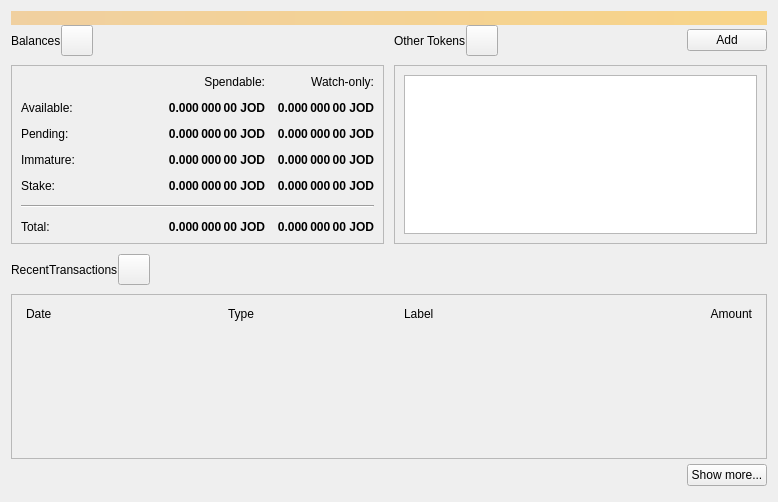
<?xml version="1.0" encoding="UTF-8"?>
<ui version="4.0">
 <class>OverviewPage</class>
 <widget class="QWidget" name="OverviewPage">
  <property name="geometry">
   <rect>
    <x>0</x>
    <y>0</y>
    <width>778</width>
    <height>502</height>
   </rect>
  </property>
  <property name="windowTitle">
   <string>Form</string>
  </property>
  <layout class="QVBoxLayout" name="topLayout">
   <property name="spacing">
    <number>0</number>
   </property>
   <item>
    <widget class="QLabel" name="labelAlerts">
     <property name="visible">
      <bool>false</bool>
     </property>
     <property name="styleSheet">
      <string notr="true">QLabel { background-color: qlineargradient(x1: 0, y1: 0, x2: 1, y2: 0, stop:0 #F0D0A0, stop:1 #F8D488); color:#000000; }</string>
     </property>
     <property name="wordWrap">
      <bool>true</bool>
     </property>
     <property name="margin">
      <number>3</number>
     </property>
     <property name="textInteractionFlags">
      <set>Qt::TextSelectableByMouse</set>
     </property>
    </widget>
   </item>
   <item>
    <layout class="QGridLayout" name="gridLayout_2">
     <item row="0" column="2">
      <layout class="QHBoxLayout" name="horizontalLayout_4">
       <property name="bottomMargin">
        <number>9</number>
       </property>
       <item>
        <widget class="QLabel" name="labelTokens">
         <property name="text">
          <string>Other Tokens</string>
         </property>
        </widget>
       </item>
       <item>
        <widget class="QToolButton" name="labelTokenStatus">
         <property name="toolTip">
          <string>The displayed information may be out of date. Your wallet automatically synchronizes with the Qtum network after a connection is established, but this process has not completed yet.</string>
         </property>
         <property name="text">
          <string/>
         </property>
         <property name="iconSize">
          <size>
           <width>24</width>
           <height>24</height>
          </size>
         </property>
         <property name="flat" stdset="0">
          <bool>false</bool>
         </property>
        </widget>
       </item>
       <item>
        <spacer name="horizontalSpacer_7">
         <property name="orientation">
          <enum>Qt::Horizontal</enum>
         </property>
         <property name="sizeHint" stdset="0">
          <size>
           <width>40</width>
           <height>20</height>
          </size>
         </property>
        </spacer>
       </item>
       <item>
        <widget class="QPushButton" name="buttonAddToken">
         <property name="text">
          <string>Add</string>
         </property>
        </widget>
       </item>
      </layout>
     </item>
     <item row="1" column="2">
      <widget class="QFrame" name="frameOtherTokens">
       <property name="minimumSize">
        <size>
         <width>0</width>
         <height>100</height>
        </size>
       </property>
       <property name="frameShape">
        <enum>QFrame::StyledPanel</enum>
       </property>
       <property name="frameShadow">
        <enum>QFrame::Raised</enum>
       </property>
       <layout class="QVBoxLayout" name="verticalLayout_10">
        <item>
         <widget class="QListView" name="listTokens">
          <property name="enabled">
           <bool>true</bool>
          </property>
         </widget>
        </item>
       </layout>
      </widget>
     </item>
     <item row="1" column="0">
      <widget class="QFrame" name="frameBalances">
       <property name="frameShape">
        <enum>QFrame::StyledPanel</enum>
       </property>
       <property name="frameShadow">
        <enum>QFrame::Raised</enum>
       </property>
       <layout class="QVBoxLayout" name="verticalLayout_4">
        <item>
         <layout class="QGridLayout" name="gridLayout">
          <property name="spacing">
           <number>12</number>
          </property>
          <item row="2" column="3">
           <widget class="QLabel" name="labelWatchPending">
            <property name="font">
             <font>
              <weight>75</weight>
              <bold>true</bold>
             </font>
            </property>
            <property name="cursor">
             <cursorShape>IBeamCursor</cursorShape>
            </property>
            <property name="toolTip">
             <string>Unconfirmed transactions to watch-only addresses</string>
            </property>
            <property name="text">
             <string notr="true">0.000 000 00 JOD</string>
            </property>
            <property name="alignment">
             <set>Qt::AlignRight|Qt::AlignTrailing|Qt::AlignVCenter</set>
            </property>
            <property name="textInteractionFlags">
             <set>Qt::LinksAccessibleByMouse|Qt::TextSelectableByKeyboard|Qt::TextSelectableByMouse</set>
            </property>
           </widget>
          </item>
          <item row="2" column="2">
           <widget class="QLabel" name="labelUnconfirmed">
            <property name="font">
             <font>
              <weight>75</weight>
              <bold>true</bold>
             </font>
            </property>
            <property name="cursor">
             <cursorShape>IBeamCursor</cursorShape>
            </property>
            <property name="toolTip">
             <string>Total of transactions that have yet to be confirmed, and do not yet count toward the spendable balance</string>
            </property>
            <property name="text">
             <string notr="true">0.000 000 00 JOD</string>
            </property>
            <property name="alignment">
             <set>Qt::AlignRight|Qt::AlignTrailing|Qt::AlignVCenter</set>
            </property>
            <property name="textInteractionFlags">
             <set>Qt::LinksAccessibleByMouse|Qt::TextSelectableByKeyboard|Qt::TextSelectableByMouse</set>
            </property>
           </widget>
          </item>
          <item row="3" column="2">
           <widget class="QLabel" name="labelImmature">
            <property name="font">
             <font>
              <weight>75</weight>
              <bold>true</bold>
             </font>
            </property>
            <property name="cursor">
             <cursorShape>IBeamCursor</cursorShape>
            </property>
            <property name="toolTip">
             <string>Mined balance that has not yet matured</string>
            </property>
            <property name="text">
             <string notr="true">0.000 000 00 JOD</string>
            </property>
            <property name="alignment">
             <set>Qt::AlignRight|Qt::AlignTrailing|Qt::AlignVCenter</set>
            </property>
            <property name="textInteractionFlags">
             <set>Qt::LinksAccessibleByMouse|Qt::TextSelectableByKeyboard|Qt::TextSelectableByMouse</set>
            </property>
           </widget>
          </item>
          <item row="3" column="0">
           <widget class="QLabel" name="labelImmatureText">
            <property name="text">
             <string>Immature:</string>
            </property>
           </widget>
          </item>
          <item row="0" column="3">
           <widget class="QLabel" name="labelWatchonly">
            <property name="text">
             <string>Watch-only:</string>
            </property>
            <property name="alignment">
             <set>Qt::AlignRight|Qt::AlignTrailing|Qt::AlignVCenter</set>
            </property>
           </widget>
          </item>
          <item row="1" column="0">
           <widget class="QLabel" name="labelBalanceText">
            <property name="text">
             <string>Available:</string>
            </property>
           </widget>
          </item>
          <item row="1" column="2">
           <widget class="QLabel" name="labelBalance">
            <property name="font">
             <font>
              <weight>75</weight>
              <bold>true</bold>
             </font>
            </property>
            <property name="cursor">
             <cursorShape>IBeamCursor</cursorShape>
            </property>
            <property name="toolTip">
             <string>Your current spendable balance</string>
            </property>
            <property name="text">
             <string notr="true">0.000 000 00 JOD</string>
            </property>
            <property name="alignment">
             <set>Qt::AlignRight|Qt::AlignTrailing|Qt::AlignVCenter</set>
            </property>
            <property name="textInteractionFlags">
             <set>Qt::LinksAccessibleByMouse|Qt::TextSelectableByKeyboard|Qt::TextSelectableByMouse</set>
            </property>
           </widget>
          </item>
          <item row="1" column="3">
           <widget class="QLabel" name="labelWatchAvailable">
            <property name="font">
             <font>
              <weight>75</weight>
              <bold>true</bold>
             </font>
            </property>
            <property name="cursor">
             <cursorShape>IBeamCursor</cursorShape>
            </property>
            <property name="toolTip">
             <string>Your current balance in watch-only addresses</string>
            </property>
            <property name="text">
             <string notr="true">0.000 000 00 JOD</string>
            </property>
            <property name="alignment">
             <set>Qt::AlignRight|Qt::AlignTrailing|Qt::AlignVCenter</set>
            </property>
            <property name="textInteractionFlags">
             <set>Qt::LinksAccessibleByMouse|Qt::TextSelectableByKeyboard|Qt::TextSelectableByMouse</set>
            </property>
           </widget>
          </item>
          <item row="2" column="0">
           <widget class="QLabel" name="labelPendingText">
            <property name="text">
             <string>Pending:</string>
            </property>
           </widget>
          </item>
          <item row="0" column="2">
           <widget class="QLabel" name="labelSpendable">
            <property name="text">
             <string>Spendable:</string>
            </property>
            <property name="alignment">
             <set>Qt::AlignRight|Qt::AlignTrailing|Qt::AlignVCenter</set>
            </property>
           </widget>
          </item>
          <item row="4" column="0">
           <widget class="QLabel" name="labelStakeText">
            <property name="text">
             <string>Stake:</string>
            </property>
           </widget>
          </item>
          <item row="4" column="2">
           <widget class="QLabel" name="labelStake">
            <property name="font">
             <font>
              <weight>75</weight>
              <bold>true</bold>
             </font>
            </property>
            <property name="text">
             <string>0.000 000 00 JOD</string>
            </property>
            <property name="alignment">
             <set>Qt::AlignRight|Qt::AlignTrailing|Qt::AlignVCenter</set>
            </property>
            <property name="textInteractionFlags">
             <set>Qt::LinksAccessibleByMouse|Qt::TextSelectableByKeyboard|Qt::TextSelectableByMouse</set>
            </property>
           </widget>
          </item>
          <item row="4" column="3">
           <widget class="QLabel" name="labelWatchStake">
            <property name="font">
             <font>
              <weight>75</weight>
              <bold>true</bold>
             </font>
            </property>
            <property name="text">
             <string>0.000 000 00 JOD</string>
            </property>
            <property name="alignment">
             <set>Qt::AlignRight|Qt::AlignTrailing|Qt::AlignVCenter</set>
            </property>
            <property name="textInteractionFlags">
             <set>Qt::LinksAccessibleByMouse|Qt::TextSelectableByKeyboard|Qt::TextSelectableByMouse</set>
            </property>
           </widget>
          </item>
          <item row="3" column="3">
           <widget class="QLabel" name="labelWatchImmature">
            <property name="font">
             <font>
              <weight>75</weight>
              <bold>true</bold>
             </font>
            </property>
            <property name="cursor">
             <cursorShape>IBeamCursor</cursorShape>
            </property>
            <property name="toolTip">
             <string>Mined balance in watch-only addresses that has not yet matured</string>
            </property>
            <property name="text">
             <string notr="true">0.000 000 00 JOD</string>
            </property>
            <property name="alignment">
             <set>Qt::AlignRight|Qt::AlignTrailing|Qt::AlignVCenter</set>
            </property>
            <property name="textInteractionFlags">
             <set>Qt::LinksAccessibleByMouse|Qt::TextSelectableByKeyboard|Qt::TextSelectableByMouse</set>
            </property>
           </widget>
          </item>
          <item row="7" column="3">
           <widget class="QLabel" name="labelWatchTotal">
            <property name="font">
             <font>
              <weight>75</weight>
              <bold>true</bold>
             </font>
            </property>
            <property name="cursor">
             <cursorShape>IBeamCursor</cursorShape>
            </property>
            <property name="toolTip">
             <string>Current total balance in watch-only addresses</string>
            </property>
            <property name="text">
             <string notr="true">0.000 000 00 JOD</string>
            </property>
            <property name="alignment">
             <set>Qt::AlignRight|Qt::AlignTrailing|Qt::AlignVCenter</set>
            </property>
            <property name="textInteractionFlags">
             <set>Qt::LinksAccessibleByMouse|Qt::TextSelectableByKeyboard|Qt::TextSelectableByMouse</set>
            </property>
           </widget>
          </item>
          <item row="5" column="0" colspan="4">
           <spacer name="verticalSpacer">
            <property name="orientation">
             <enum>Qt::Vertical</enum>
            </property>
            <property name="sizeHint" stdset="0">
             <size>
              <width>20</width>
              <height>40</height>
             </size>
            </property>
           </spacer>
          </item>
          <item row="7" column="2">
           <widget class="QLabel" name="labelTotal">
            <property name="font">
             <font>
              <weight>75</weight>
              <bold>true</bold>
             </font>
            </property>
            <property name="cursor">
             <cursorShape>IBeamCursor</cursorShape>
            </property>
            <property name="toolTip">
             <string>Your current total balance</string>
            </property>
            <property name="text">
             <string notr="true">0.000 000 00 JOD</string>
            </property>
            <property name="alignment">
             <set>Qt::AlignRight|Qt::AlignTrailing|Qt::AlignVCenter</set>
            </property>
            <property name="textInteractionFlags">
             <set>Qt::LinksAccessibleByMouse|Qt::TextSelectableByKeyboard|Qt::TextSelectableByMouse</set>
            </property>
           </widget>
          </item>
          <item row="0" column="1" rowspan="5">
           <spacer name="horizontalSpacer_5">
            <property name="orientation">
             <enum>Qt::Horizontal</enum>
            </property>
            <property name="sizeHint" stdset="0">
             <size>
              <width>40</width>
              <height>20</height>
             </size>
            </property>
           </spacer>
          </item>
          <item row="7" column="0">
           <widget class="QLabel" name="labelTotalText">
            <property name="text">
             <string>Total:        </string>
            </property>
           </widget>
          </item>
          <item row="6" column="0" colspan="4">
           <widget class="Line" name="hLine">
            <property name="orientation">
             <enum>Qt::Horizontal</enum>
            </property>
           </widget>
          </item>
         </layout>
        </item>
       </layout>
      </widget>
     </item>
     <item row="0" column="0">
      <layout class="QHBoxLayout" name="horizontalLayout_2">
       <property name="bottomMargin">
        <number>9</number>
       </property>
       <item>
        <widget class="QLabel" name="labelBalances">
         <property name="text">
          <string>Balances</string>
         </property>
        </widget>
       </item>
       <item>
        <widget class="QToolButton" name="labelWalletStatus">
         <property name="enabled">
          <bool>true</bool>
         </property>
         <property name="toolTip">
          <string>The displayed information may be out of date. Your wallet automatically synchronizes with the Qtum network after a connection is established, but this process has not completed yet.</string>
         </property>
         <property name="text">
          <string/>
         </property>
         <property name="icon">
          <iconset>
           <normaloff>:/icons/warning</normaloff>
           <disabledoff>:/icons/warning</disabledoff>:/icons/warning</iconset>
         </property>
         <property name="iconSize">
          <size>
           <width>24</width>
           <height>24</height>
          </size>
         </property>
         <property name="flat" stdset="0">
          <bool>false</bool>
         </property>
        </widget>
       </item>
       <item>
        <spacer name="horizontalSpacer">
         <property name="orientation">
          <enum>Qt::Horizontal</enum>
         </property>
         <property name="sizeHint" stdset="0">
          <size>
           <width>40</width>
           <height>20</height>
          </size>
         </property>
        </spacer>
       </item>
      </layout>
     </item>
     <item row="0" column="1" rowspan="2">
      <spacer name="horizontalSpacer_4">
       <property name="orientation">
        <enum>Qt::Horizontal</enum>
       </property>
       <property name="sizeType">
        <enum>QSizePolicy::Fixed</enum>
       </property>
       <property name="sizeHint" stdset="0">
        <size>
         <width>10</width>
         <height>20</height>
        </size>
       </property>
      </spacer>
     </item>
    </layout>
   </item>
   <item>
    <spacer name="verticalSpacer_4">
     <property name="orientation">
      <enum>Qt::Vertical</enum>
     </property>
     <property name="sizeType">
      <enum>QSizePolicy::Fixed</enum>
     </property>
     <property name="sizeHint" stdset="0">
      <size>
       <width>20</width>
       <height>10</height>
      </size>
     </property>
    </spacer>
   </item>
   <item>
    <layout class="QHBoxLayout" name="horizontalLayout_6">
     <property name="bottomMargin">
      <number>9</number>
     </property>
     <item>
      <widget class="QLabel" name="labelRecentTransactions">
       <property name="text">
        <string>RecentTransactions</string>
       </property>
      </widget>
     </item>
     <item>
      <widget class="QToolButton" name="labelTransactionsStatus">
       <property name="enabled">
        <bool>true</bool>
       </property>
       <property name="toolTip">
        <string>The displayed information may be out of date. Your wallet automatically synchronizes with the Qtum network after a connection is established, but this process has not completed yet.</string>
       </property>
       <property name="text">
        <string/>
       </property>
       <property name="icon">
        <iconset>
         <normaloff>:/icons/warning</normaloff>
         <disabledoff>:/icons/warning</disabledoff>:/icons/warning</iconset>
       </property>
       <property name="iconSize">
        <size>
         <width>24</width>
         <height>24</height>
        </size>
       </property>
       <property name="flat" stdset="0">
        <bool>false</bool>
       </property>
      </widget>
     </item>
     <item>
      <spacer name="horizontalSpacer_3">
       <property name="orientation">
        <enum>Qt::Horizontal</enum>
       </property>
       <property name="sizeHint" stdset="0">
        <size>
         <width>40</width>
         <height>20</height>
        </size>
       </property>
      </spacer>
     </item>
    </layout>
   </item>
   <item>
    <layout class="QVBoxLayout" name="verticalLayout_3">
     <item>
      <widget class="QFrame" name="frameRecentTransactions">
       <property name="frameShape">
        <enum>QFrame::StyledPanel</enum>
       </property>
       <property name="frameShadow">
        <enum>QFrame::Raised</enum>
       </property>
       <layout class="QVBoxLayout" name="verticalLayout_8">
        <item>
         <layout class="QHBoxLayout" name="horizontalLayout_3">
          <property name="spacing">
           <number>5</number>
          </property>
          <property name="leftMargin">
           <number>5</number>
          </property>
          <property name="rightMargin">
           <number>5</number>
          </property>
          <item>
           <widget class="QLabel" name="labelDate">
            <property name="text">
             <string>Date</string>
            </property>
           </widget>
          </item>
          <item>
           <spacer name="horizontalSpacer_2">
            <property name="orientation">
             <enum>Qt::Horizontal</enum>
            </property>
            <property name="sizeType">
             <enum>QSizePolicy::Fixed</enum>
            </property>
            <property name="sizeHint" stdset="0">
             <size>
              <width>25</width>
              <height>20</height>
             </size>
            </property>
           </spacer>
          </item>
          <item>
           <widget class="QLabel" name="labelType">
            <property name="text">
             <string>Type</string>
            </property>
           </widget>
          </item>
          <item>
           <widget class="QLabel" name="labelAddress">
            <property name="text">
             <string>Label</string>
            </property>
           </widget>
          </item>
          <item>
           <widget class="QLabel" name="labelAmount">
            <property name="text">
             <string>Amount</string>
            </property>
            <property name="alignment">
             <set>Qt::AlignRight|Qt::AlignTrailing|Qt::AlignVCenter</set>
            </property>
           </widget>
          </item>
         </layout>
        </item>
        <item>
         <widget class="QListView" name="listTransactions">
          <property name="styleSheet">
           <string notr="true">QListView { background: transparent; }</string>
          </property>
          <property name="frameShape">
           <enum>QFrame::NoFrame</enum>
          </property>
          <property name="verticalScrollBarPolicy">
           <enum>Qt::ScrollBarAlwaysOff</enum>
          </property>
          <property name="horizontalScrollBarPolicy">
           <enum>Qt::ScrollBarAlwaysOff</enum>
          </property>
         </widget>
        </item>
       </layout>
      </widget>
     </item>
     <item>
      <layout class="QHBoxLayout" name="horizontalLayout">
       <property name="topMargin">
        <number>5</number>
       </property>
       <property name="bottomMargin">
        <number>5</number>
       </property>
       <item>
        <spacer name="horizontalSpacer_6">
         <property name="orientation">
          <enum>Qt::Horizontal</enum>
         </property>
         <property name="sizeHint" stdset="0">
          <size>
           <width>40</width>
           <height>20</height>
          </size>
         </property>
        </spacer>
       </item>
       <item>
        <widget class="QPushButton" name="showMoreButton">
         <property name="text">
          <string>Show more...</string>
         </property>
        </widget>
       </item>
      </layout>
     </item>
    </layout>
   </item>
  </layout>
 </widget>
 <resources/>
 <connections/>
</ui>
